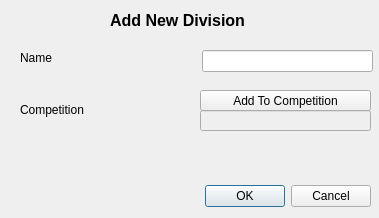
<?xml version="1.0" encoding="UTF-8"?>
<ui version="4.0">
 <class>addDivisionDiag</class>
 <widget class="QDialog" name="addDivisionDiag">
  <property name="geometry">
   <rect>
    <x>0</x>
    <y>0</y>
    <width>379</width>
    <height>218</height>
   </rect>
  </property>
  <property name="windowTitle">
   <string>Dialog</string>
  </property>
  <widget class="QDialogButtonBox" name="buttonBox">
   <property name="geometry">
    <rect>
     <x>30</x>
     <y>180</y>
     <width>341</width>
     <height>32</height>
    </rect>
   </property>
   <property name="orientation">
    <enum>Qt::Horizontal</enum>
   </property>
   <property name="standardButtons">
    <set>QDialogButtonBox::Cancel|QDialogButtonBox::Ok</set>
   </property>
  </widget>
  <widget class="QPushButton" name="compSearch">
   <property name="geometry">
    <rect>
     <x>200</x>
     <y>90</y>
     <width>171</width>
     <height>21</height>
    </rect>
   </property>
   <property name="text">
    <string>Add To Competition</string>
   </property>
  </widget>
  <widget class="QLabel" name="label_4">
   <property name="geometry">
    <rect>
     <x>20</x>
     <y>100</y>
     <width>121</width>
     <height>20</height>
    </rect>
   </property>
   <property name="text">
    <string>Competition</string>
   </property>
   <property name="alignment">
    <set>Qt::AlignLeading|Qt::AlignLeft|Qt::AlignVCenter</set>
   </property>
  </widget>
  <widget class="QLineEdit" name="compID">
   <property name="enabled">
    <bool>false</bool>
   </property>
   <property name="geometry">
    <rect>
     <x>200</x>
     <y>110</y>
     <width>171</width>
     <height>21</height>
    </rect>
   </property>
   <property name="acceptDrops">
    <bool>false</bool>
   </property>
  </widget>
  <widget class="QLabel" name="label">
   <property name="geometry">
    <rect>
     <x>110</x>
     <y>10</y>
     <width>181</width>
     <height>20</height>
    </rect>
   </property>
   <property name="font">
    <font>
     <pointsize>12</pointsize>
     <weight>75</weight>
     <bold>true</bold>
    </font>
   </property>
   <property name="text">
    <string>Add New Division</string>
   </property>
  </widget>
  <widget class="QLabel" name="label_2">
   <property name="geometry">
    <rect>
     <x>20</x>
     <y>50</y>
     <width>121</width>
     <height>16</height>
    </rect>
   </property>
   <property name="text">
    <string>Name</string>
   </property>
   <property name="alignment">
    <set>Qt::AlignLeading|Qt::AlignLeft|Qt::AlignVCenter</set>
   </property>
  </widget>
  <widget class="QLineEdit" name="divName">
   <property name="geometry">
    <rect>
     <x>202</x>
     <y>50</y>
     <width>171</width>
     <height>22</height>
    </rect>
   </property>
  </widget>
 </widget>
 <resources/>
 <connections>
  <connection>
   <sender>buttonBox</sender>
   <signal>accepted()</signal>
   <receiver>addDivisionDiag</receiver>
   <slot>accept()</slot>
   <hints>
    <hint type="sourcelabel">
     <x>248</x>
     <y>254</y>
    </hint>
    <hint type="destinationlabel">
     <x>157</x>
     <y>274</y>
    </hint>
   </hints>
  </connection>
  <connection>
   <sender>buttonBox</sender>
   <signal>rejected()</signal>
   <receiver>addDivisionDiag</receiver>
   <slot>reject()</slot>
   <hints>
    <hint type="sourcelabel">
     <x>316</x>
     <y>260</y>
    </hint>
    <hint type="destinationlabel">
     <x>286</x>
     <y>274</y>
    </hint>
   </hints>
  </connection>
 </connections>
</ui>
